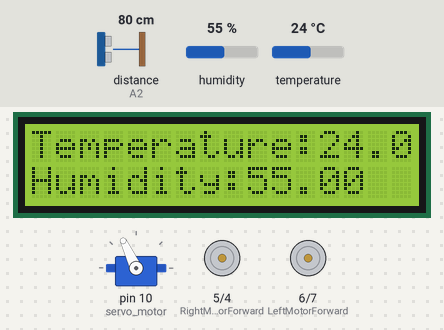
Simulated run of this sketch. Board: Arduino Uno, built with avr-gcc and run on an emulated ATmega328P. Shown: 16×2 character LCD, servo, motor-driver pin pairs drawn as motors (green arrow = first pin HIGH = forward, orange = second pin HIGH = backward, longer = more drive). The test bench sets the inputs (shaded band); at power-on: distance to the obstacle (sensor on A2) 80 cm, humidity 55 %, temperature 24 °C. The echo pulse lasts 58.3 µs per cm; what the sketch prints to the serial monitor is not drawn.

Above: at 3.9 s.
4.0 s: distance to the obstacle (sensor on A2) set to 23 cm
8.2 s: distance to the obstacle (sensor on A2) set to 18 cm
At 12.8 s:
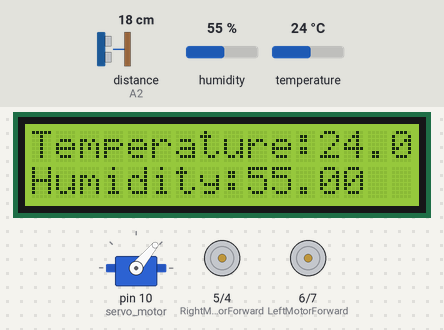
14.4 s: humidity set to 22 %
At 16.1 s:
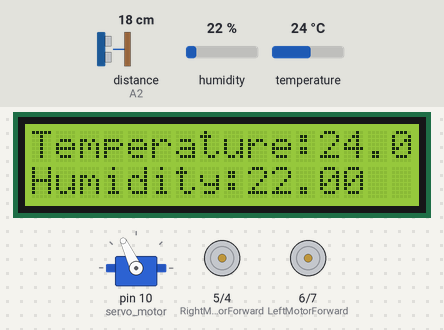
16.5 s: distance to the obstacle (sensor on A2) set to 35 cm
21.3 s: temperature set to 12 °C
At 23.3 s:
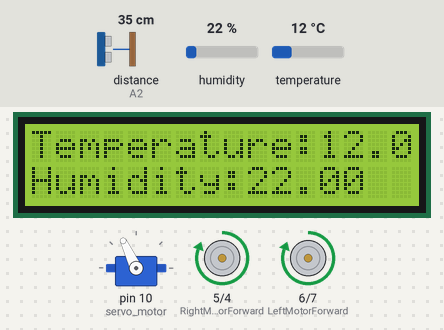
24.1 s: humidity set to 40 %
At 25.8 s:
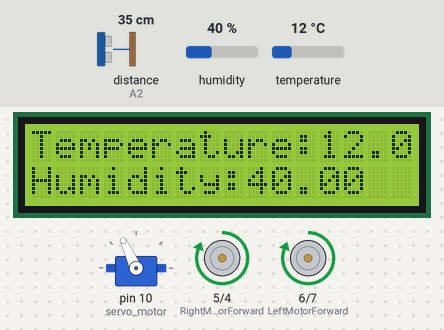
Timing chart, 0 to 27.3 s (numbered marks = the images above; inputs shaded):
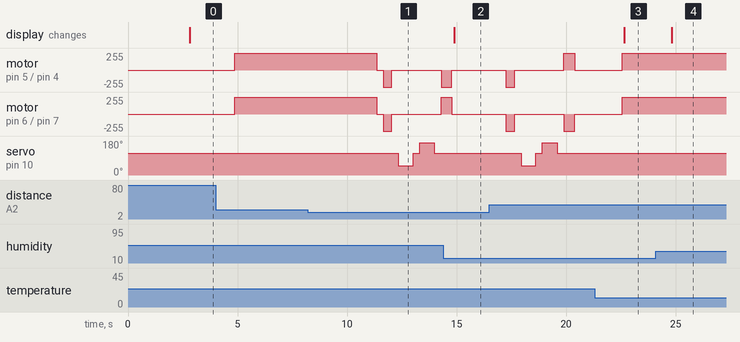

The sketch:

Humidity_rover.ino
```cpp
#include <Wire.h>
#include <LiquidCrystal_I2C.h>
#include <DHT.h>
#include <Servo.h>
#include <NewPing.h>

#define DHTPIN 2          // Digital pin connected to the DHT sensor
#define DHTTYPE DHT11     // DHT 11

#define trig_pin A1 //analog input 1 for ultrasonic sensor
#define echo_pin A2 //analog input 2 for ultrasonic sensor
#define maximum_distance 200 // Maximum distance to measure by ultrasonic sensor

DHT dht(DHTPIN, DHTTYPE);
LiquidCrystal_I2C lcd(0x27, 16, 2);  // Set the LCD address to 0x27 for a 16 chars and 2 line display
NewPing sonar(trig_pin, echo_pin, maximum_distance); //ultrasonic sensor function
Servo servo_motor; //our servo name

//our L298N control pins
const int LeftMotorForward = 6;
const int LeftMotorBackward = 7;
const int RightMotorForward = 5;
const int RightMotorBackward = 4;

boolean goesForward = false;
int distance = 100;

void setup() {
  Serial.begin(9600);
  dht.begin();
  lcd.init();                      // Initialize the LCD
  lcd.backlight();                 // Turn on the backlight
  lcd.setCursor(0, 0);
  lcd.print("Temperature:");
  lcd.setCursor(0, 1);
  lcd.print("Humidity:");

  pinMode(RightMotorForward, OUTPUT);
  pinMode(LeftMotorForward, OUTPUT);
  pinMode(LeftMotorBackward, OUTPUT);
  pinMode(RightMotorBackward, OUTPUT);

  servo_motor.attach(10); //our servo pin

  servo_motor.write(115);
  delay(2000);
  distance = readPing();
  delay(100);
  distance = readPing();
  delay(100);
  distance = readPing();
  delay(100);
  distance = readPing();
  delay(100);
}

void loop() {
  float humidity = dht.readHumidity();    // Read humidity
  float temperature = dht.readTemperature();  // Read temperature in Celsius

  if (isnan(humidity) || isnan(temperature)) {  // Check if any reads failed
    Serial.println("Failed to read from DHT sensor!");
    return;
  }

  Serial.print("Humidity: ");
  Serial.print(humidity);
  Serial.print(" %\t");
  Serial.print("Temperature: ");
  Serial.print(temperature);
  Serial.println(" *C");

  lcd.setCursor(12, 0);  // Set the cursor to the 12th column of the first row
  lcd.print(temperature);  // Print temperature
  lcd.setCursor(9, 1);  // Set the cursor to the 9th column of the second row
  lcd.print(humidity);  // Print humidity

  delay(2000);  // Delay for 2 seconds

  int distanceRight = 0;
  int distanceLeft = 0;
  delay(50);

  if (distance <= 20) {
    moveStop();
    delay(300);
    moveBackward();
    delay(400);
    moveStop();
    delay(300);
    distanceRight = lookRight();
    delay(300);
    distanceLeft = lookLeft();
    delay(300);

    if (distance >= distanceLeft) {
      turnRight();
      moveStop();
    }
    else {
      turnLeft();
      moveStop();
    }
  }
  else {
    moveForward();
  }
  distance = readPing();
}

int lookRight() {
  servo_motor.write(50);
  delay(500);
  int distance = readPing();
  delay(100);
  servo_motor.write(115);
  return distance;
}

int lookLeft() {
  servo_motor.write(170);
  delay(500);
  int distance = readPing();
  delay(100);
  servo_motor.write(115);
  return distance;
  delay(100);
}

int readPing() {
  delay(70);
  int cm = sonar.ping_cm();
  if (cm == 0) {
    cm = 250;
  }
  return cm;
}

void moveStop() {
  digitalWrite(RightMotorForward, LOW);
  digitalWrite(LeftMotorForward, LOW);
  digitalWrite(RightMotorBackward, LOW);
  digitalWrite(LeftMotorBackward, LOW);
}

void moveForward() {
  if (!goesForward) {
    goesForward = true;
    digitalWrite(LeftMotorForward, HIGH);
    digitalWrite(RightMotorForward, HIGH);
    digitalWrite(LeftMotorBackward, LOW);
    digitalWrite(RightMotorBackward, LOW);
  }
}

void moveBackward() {
  goesForward = false;
  digitalWrite(LeftMotorBackward, HIGH);
  digitalWrite(RightMotorBackward, HIGH);
  digitalWrite(LeftMotorForward, LOW);
  digitalWrite(RightMotorForward, LOW);
}

void turnRight() {
  digitalWrite(LeftMotorForward, HIGH);
  digitalWrite(RightMotorBackward, HIGH);
  digitalWrite(LeftMotorBackward, LOW);
  digitalWrite(RightMotorForward, LOW);
  delay(500);
  digitalWrite(LeftMotorForward, HIGH);
  digitalWrite(RightMotorForward, HIGH);
  digitalWrite(LeftMotorBackward, LOW);
  digitalWrite(RightMotorBackward, LOW);
}

void turnLeft() {
  digitalWrite(LeftMotorBackward, HIGH);
  digitalWrite(RightMotorForward, HIGH);
  digitalWrite(LeftMotorForward, LOW);
  digitalWrite(RightMotorBackward, LOW);
  delay(500);
  digitalWrite(LeftMotorForward, HIGH);
  digitalWrite(RightMotorForward, HIGH);
  digitalWrite(LeftMotorBackward, LOW);
  digitalWrite(RightMotorBackward, LOW);
}
```

Measured:
- the behaviour switches between 21 and 20 cm on distance to the obstacle (sensor on A2) (found by bisection; images 0 and 1)
- after the input at 14.4 s, the display: changes after 0.50 s (image 2)
- after the input at 21.3 s, the display: changes after 1.4 s (image 3)
- after the input at 24.1 s, the display: changes after 0.72 s (image 4)
